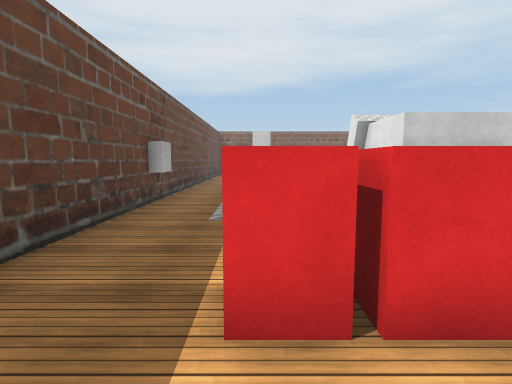
View 1 (above)

18 first-person views from a walk through a 3-D level made in the Unity game engine. The camera is 1.4 m above the floor, tilts 6° down and sees 80° across. The floor is counted in squares, 1 m on a side. Each view is taken from the middle of a square. On the plan, view 1 faces up. The plan holds only what a view shows up to about 14 squares ahead; the rest is blank. The player character is not drawn. Some surface patterns are stand-ins.

View 2
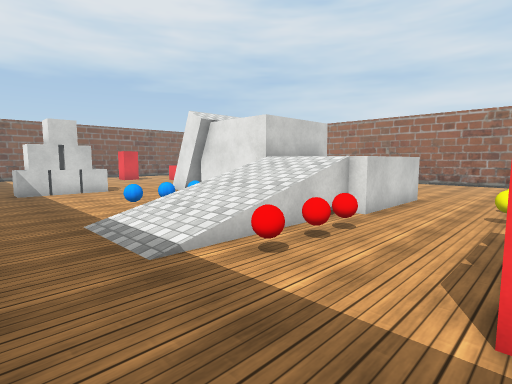

View 3
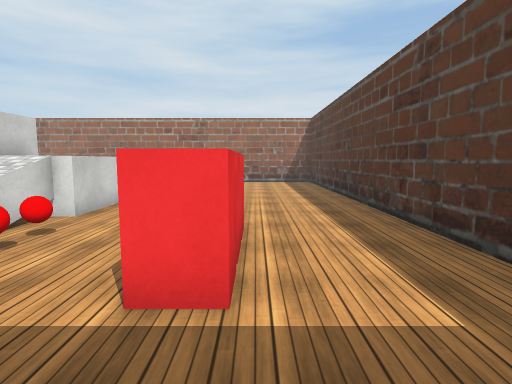

View 4
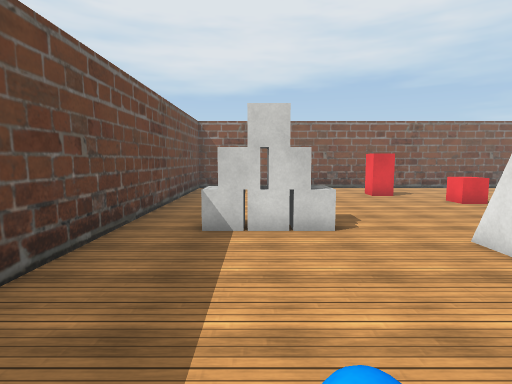

View 5
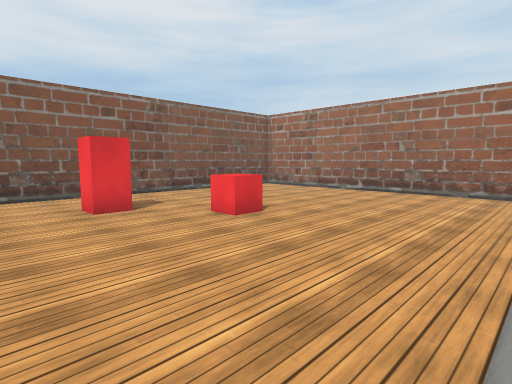

View 6
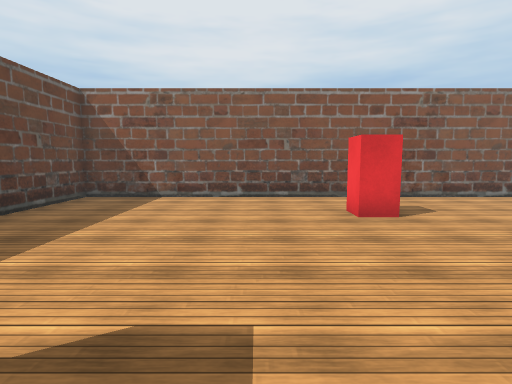

View 7
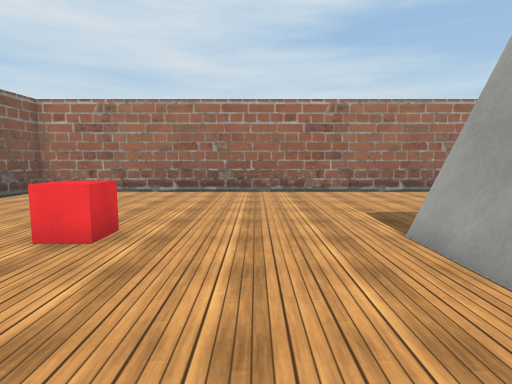

View 8
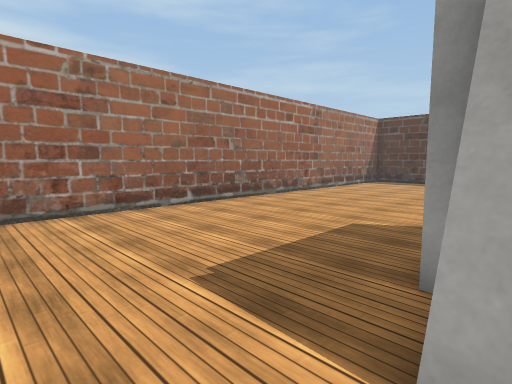

View 9
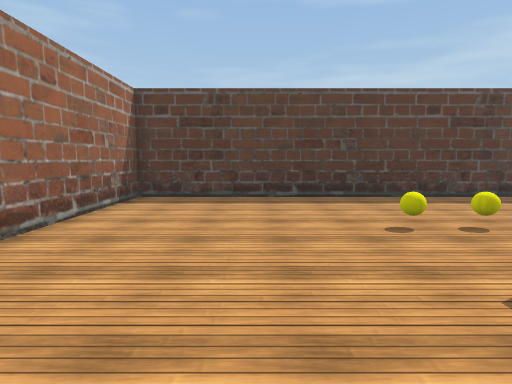

View 10
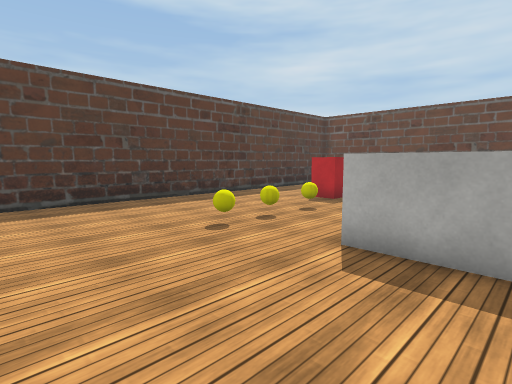

View 11
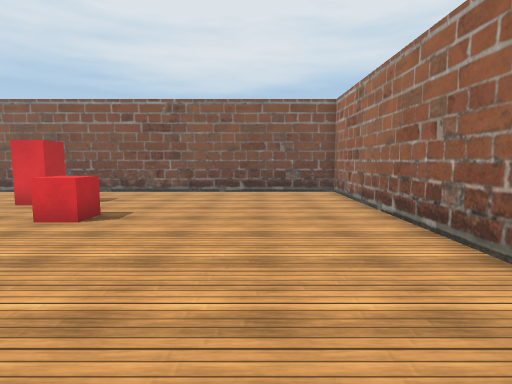

View 12
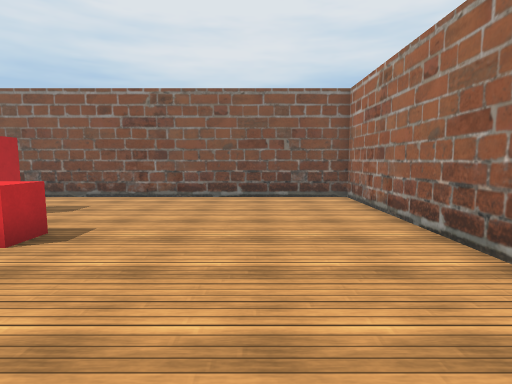

View 13
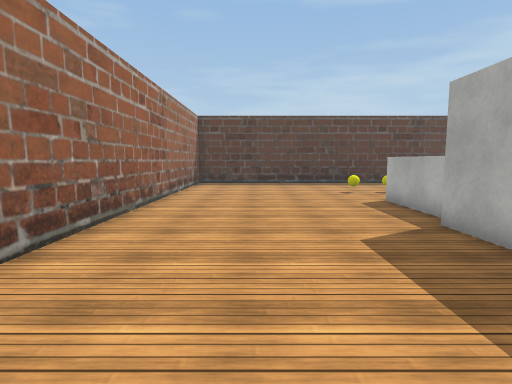

View 14
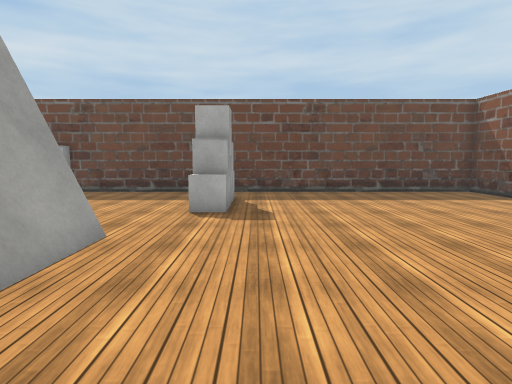

View 15
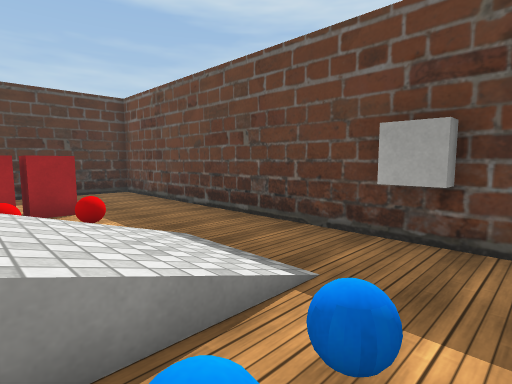

View 16
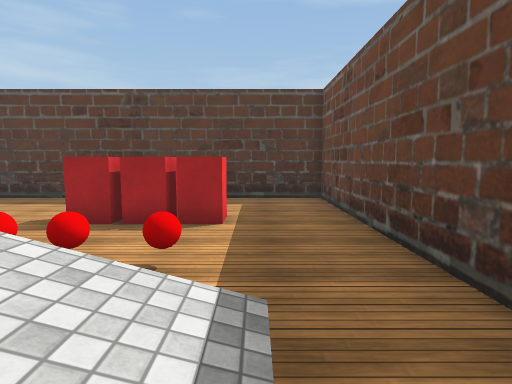

View 17
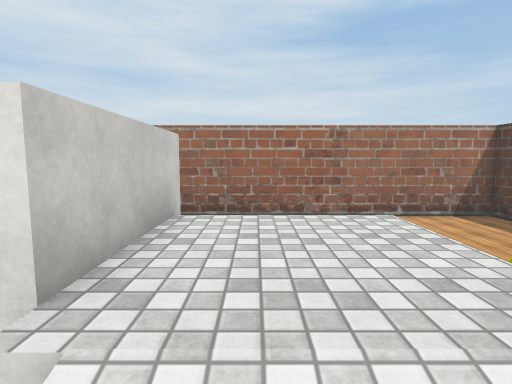

View 18
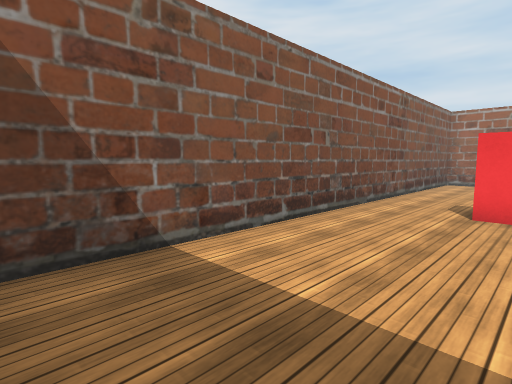

### Floor plan
Key: @ floor where view 1 was taken; # wall or solid block; . main floor; : floor 1.5 m higher than the main floor; / step, stairs or slope; = window, fence, low wall or low ledge; ^ raised ledge; C cube; B red block; A ball; R red ball; Y yellow ball; E red cube; O other object.
Columns run from 4 left of view 1 to 17 right of it. Each row starts with its distance up from view 1.
 29 ######################
 28 #....................#
 27 #....................#
 26 #....................#
 25 #.........B..........#
 24 #....................#
 23 #...........EE.......#
 22 #...........EE.......#
 21 #....................#
 20 #....................#
 19 #....................#
 18 #..CCCC..............#
 17 #..CCCC..............#
 16 #........####........#
 15 #........####........#
 14 #........#  ##.......#
 13 #....... #   #.......#
 12 #......  #   #.......#
 11 CC...AAO #^^^#.......#
 10 CC../////::::........#
  9 #.../////::::........#
  8 #.../////::::........#
  7 #.../=//#::::........#
  6 #...R.RR.............#
  5 #....................#
  4 #.........YY.Y.......#
  3 #...BBBB.............#
  2 #...BBBB.............#
  1 #....................#
  0 #...@................#
 -1 #....................#
 -2 ######################

Positions as (right, up) in squares from view 1, and headings:
1: (0, 0), facing up
2: (-3, 3), facing up-right
3: (-3, 2), facing right
4: (0, 10), facing up
5: (3, 16), facing up-right
6: (3, 17), facing up
7: (3, 19), facing right
8: (8, 18), facing down-right
9: (12, 10), facing down
10: (13, 9), facing down-left
11: (13, 15), facing up
12: (13, 17), facing up
13: (13, 17), facing down
14: (10, 19), facing left
15: (2, 12), facing down-left
16: (-1, 10), facing down
17: (3, 9), facing right
18: (-3, 24), facing up-right
